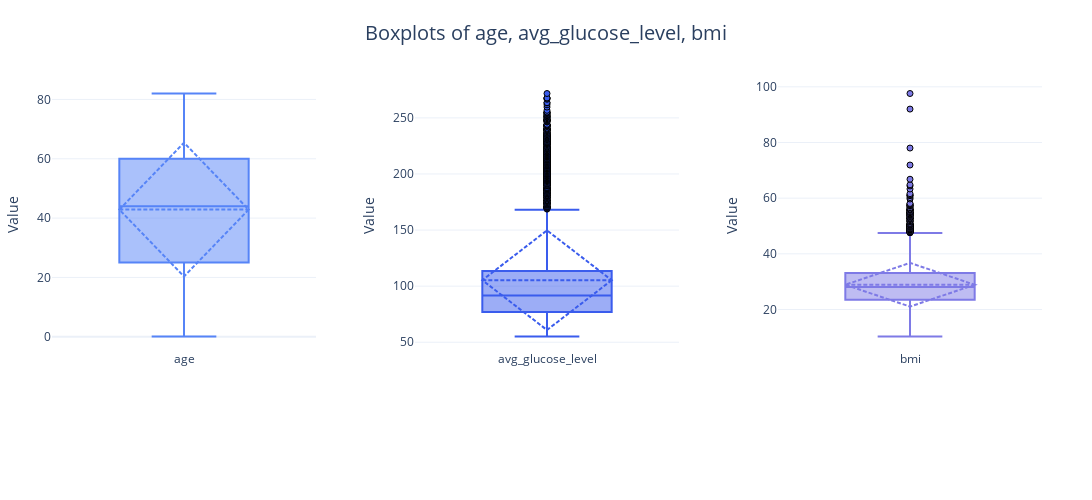

Notebook source saved alongside this figure:
### Markdown cell above
The bar plots reveal the following about `ever_married`, `work_type`, `residence_type` and `stroke`

* **Ever Married:** 
  - More married individuals ("Yes") than unmarried ("No") in the dataset.
  - This could be correlated with age and might provide insights when analyzed together.

* **Work Type:** 
  - "Private" is the most common category, followed by "Self-employed".
  - "Govt_job" and "children" categories have similar, lower frequencies.
  - There are very few "Never_worked" entries.
  - The "children" category might overlap with the younger age group, warranting further investigation.

* **Residence Type:** 
  - Nearly equal distribution between Urban and Rural residences.
  - This balance is good for analyzing the impact of residence type on stroke risk without bias from uneven representation.

* **Stroke:**
  - The vast majority of individuals (about 4000) are in the "0" category, which represents no stroke.
  - A much smaller number (less than 500) are in the "1" category, representing those who have had a stroke.
  - This imbalance in the target variable will need to be addressed during model development.

Next, we can move on to checking the outliers in the numerical features.

### Code cell
plot_combined_boxplots(stroke_df, numerical_features, save_path="images/numerical_boxplots.png")

### Figure 1 — Plotly figure (JSON) as saved in the notebook; plotly's stock layout.template omitted (floating-point values rounded to 4 significant figures; data arrays with more than 128 entries replaced by an {"elided": "..."} marker saying what was removed)
{"data": [{"boxmean": "sd", "marker": {"color": "#5684F7", "line": {"color": "#000000", "width": 1}}, "showlegend": false, "type": "box", "xaxis": "x", "y": {"elided": "4909 float values"}, "yaxis": "y"}, {"boxmean": "sd", "marker": {"color": "#3A5CED", "line": {"color": "#000000", "width": 1}}, "showlegend": false, "type": "box", "xaxis": "x2", "y": {"elided": "4909 float values"}, "yaxis": "y2"}, {"boxmean": "sd", "marker": {"color": "#7E7AE6", "line": {"color": "#000000", "width": 1}}, "showlegend": false, "type": "box", "xaxis": "x3", "y": {"elided": "4909 float values"}, "yaxis": "y3"}], "layout": {"height": 500, "margin": {"b": 150, "l": 50, "r": 50, "t": 80}, "showlegend": false, "title": {"font": {"size": 20}, "text": "Boxplots of age, avg_glucose_level, bmi", "x": 0.5}, "width": 1200, "xaxis": {"anchor": "y", "domain": [0, 0.2667], "showticklabels": true, "ticktext": ["age"], "tickvals": [0], "title": {"font": {"size": 14}}}, "xaxis2": {"anchor": "y2", "domain": [0.3667, 0.6333], "showticklabels": true, "ticktext": ["avg_glucose_level"], "tickvals": [0], "title": {"font": {"size": 14}}}, "xaxis3": {"anchor": "y3", "domain": [0.7333, 1], "showticklabels": true, "ticktext": ["bmi"], "tickvals": [0], "title": {"font": {"size": 14}}}, "yaxis": {"anchor": "x", "domain": [0, 1], "title": {"font": {"size": 14}, "text": "Value"}}, "yaxis2": {"anchor": "x2", "domain": [0, 1], "title": {"font": {"size": 14}, "text": "Value"}}, "yaxis3": {"anchor": "x3", "domain": [0, 1], "title": {"font": {"size": 14}, "text": "Value"}}}}
